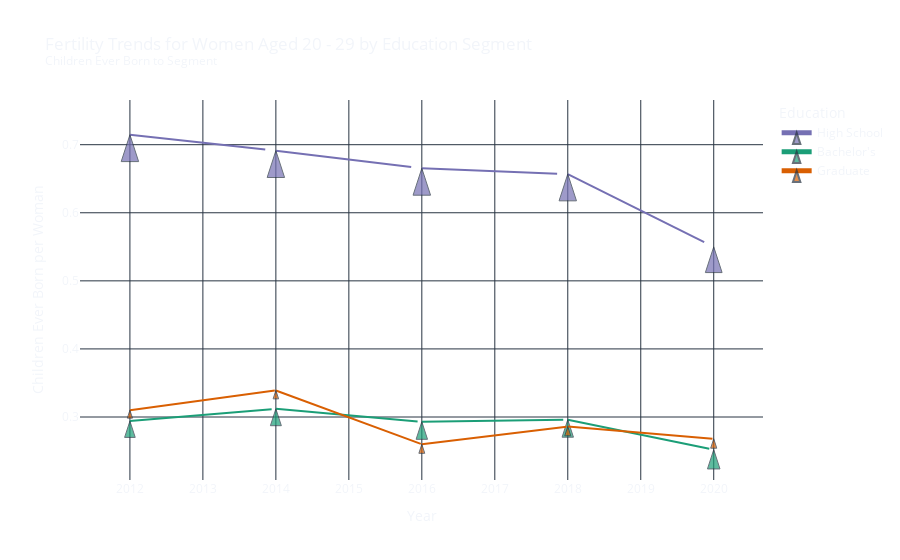
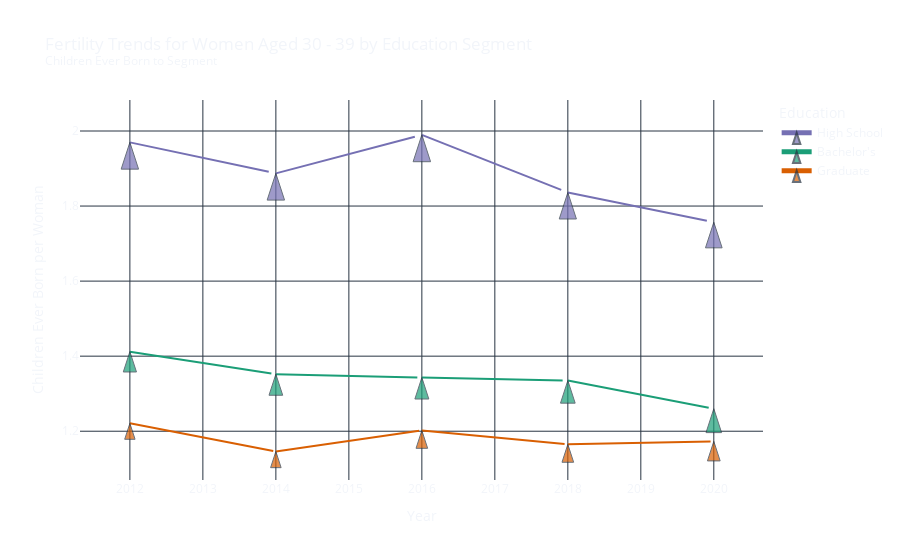
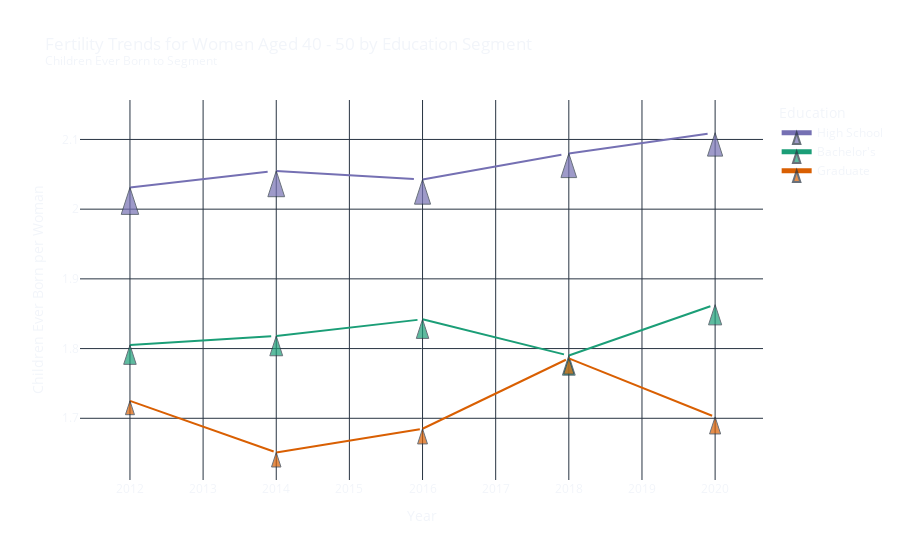
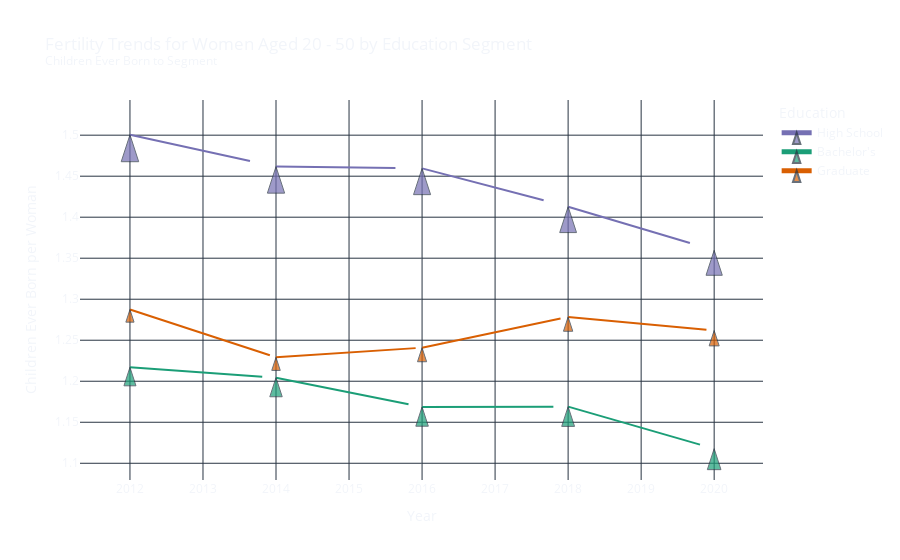

These figures' notebook cell, in order:
### Markdown cell above
# The Paradox

### Code cell
# Plot the birth rate for each age group and education segment

gdf = df.groupby(["Year", "Education"], as_index=False).agg({"Birth Rate": "sum", "Children Ever Born per Woman": "sum", "Total Women": "sum", "Total Children": "sum", "Total Births": "sum"})
gdf["Age Group"] = "20 - 50"
gdf = pd.concat([gdf, df])


for age_group in ["20 - 29", "30 - 39", "40 - 50", "20 - 50"]:
    fdf: pd.DataFrame = make_education_filtered_df(gdf[gdf["Age Group"] == age_group].copy())
    # Convert to millions
    fdf["Women (Millions)"] = fdf["Total Women"] / 1_000_000
    fdf["Children (Millions)"] = fdf["Total Children"] / 1_000_000

    fig = px.scatter(
        fdf,
        x="Year",
        y="Children Ever Born per Woman",
        color="Education",
        size="Women (Millions)",
        title=f"Fertility Trends for Women Aged {age_group} by Education Segment<br><sup>Children Ever Born to Segment</sup>",
        template="plotly_dark",
        hover_name="Education",
        hover_data={
            "Year": True,
            "Children (Millions)": ":.2f",
            "Women (Millions)": ":.2f",
        },
        color_discrete_sequence=colorbrewer.Dark2,           
    )
    # Update legend rank
    fig.for_each_trace(
        lambda trace: trace.update(
            legendrank=education_rank_order.index(trace.name)
        )
    )

    fig.update_layout(
        paper_bgcolor='rgba(0,0,0,0)',
        plot_bgcolor='rgba(0,0,0,0)',
        hovermode="x",
    )
    fig.update_traces(mode="markers+lines", marker=dict(symbol="arrow"))
    fig.show()
gdf

### Figure 1 — Plotly figure (JSON) as saved in the notebook; plotly's stock layout.template omitted (floating-point values rounded to 4 significant figures)
{"data": [{"customdata": [[1.293, 4.397], [1.465, 4.697], [1.494, 5.098], [1.495, 5.051], [1.547, 6.139]], "hovertemplate": "<b>%{hovertext}</b><br><br>Education=Bachelor's<br>Year=%{x}<br>Children Ever Born per Woman=%{y}<br>Women (Millions)=%{customdata[1]:.2f}<br>Children (Millions)=%{customdata[0]:.2f}<extra></extra>", "hovertext": ["Bachelor's", "Bachelor's", "Bachelor's", "Bachelor's", "Bachelor's"], "legendgroup": "Bachelor's", "legendrank": 1, "marker": {"color": "rgb(27,158,119)", "size": [4.397, 4.697, 5.098, 5.051, 6.139], "sizemode": "area", "sizeref": 0.0299, "symbol": "arrow"}, "mode": "markers+lines", "name": "Bachelor's", "orientation": "v", "showlegend": true, "type": "scatter", "x": [2012, 2014, 2016, 2018, 2020], "xaxis": "x", "y": [0.294, 0.312, 0.293, 0.296, 0.252], "yaxis": "y"}, {"customdata": [[0.3227, 1.041], [0.3973, 1.172], [0.3549, 1.365], [0.4058, 1.419], [0.3942, 1.471]], "hovertemplate": "<b>%{hovertext}</b><br><br>Education=Graduate<br>Year=%{x}<br>Children Ever Born per Woman=%{y}<br>Women (Millions)=%{customdata[1]:.2f}<br>Children (Millions)=%{customdata[0]:.2f}<extra></extra>", "hovertext": ["Graduate", "Graduate", "Graduate", "Graduate", "Graduate"], "legendgroup": "Graduate", "legendrank": 2, "marker": {"color": "rgb(217,95,2)", "size": [1.041, 1.172, 1.365, 1.419, 1.471], "sizemode": "area", "sizeref": 0.0299, "symbol": "arrow"}, "mode": "markers+lines", "name": "Graduate", "orientation": "v", "showlegend": true, "type": "scatter", "x": [2012, 2014, 2016, 2018, 2020], "xaxis": "x", "y": [0.31, 0.339, 0.26, 0.286, 0.268], "yaxis": "y"}, {"customdata": [[8.499, 11.89], [8.212, 11.88], [7.956, 11.96], [7.781, 11.85], [6.016, 10.94]], "hovertemplate": "<b>%{hovertext}</b><br><br>Education=High School<br>Year=%{x}<br>Children Ever Born per Woman=%{y}<br>Women (Millions)=%{customdata[1]:.2f}<br>Children (Millions)=%{customdata[0]:.2f}<extra></extra>", "hovertext": ["High School", "High School", "High School", "High School", "High School"], "legendgroup": "High School", "legendrank": 0, "marker": {"color": "rgb(117,112,179)", "size": [11.89, 11.88, 11.96, 11.85, 10.94], "sizemode": "area", "sizeref": 0.0299, "symbol": "arrow"}, "mode": "markers+lines", "name": "High School", "orientation": "v", "showlegend": true, "type": "scatter", "x": [2012, 2014, 2016, 2018, 2020], "xaxis": "x", "y": [0.7146, 0.6912, 0.6653, 0.6569, 0.5499], "yaxis": "y"}], "layout": {"hovermode": "x", "legend": {"itemsizing": "constant", "title": {"text": "Education"}, "tracegroupgap": 0}, "paper_bgcolor": "rgba(0,0,0,0)", "plot_bgcolor": "rgba(0,0,0,0)", "title": {"text": "Fertility Trends for Women Aged 20 - 29 by Education Segment<br><sup>Children Ever Born to Segment</sup>"}, "xaxis": {"anchor": "y", "domain": [0, 1], "title": {"text": "Year"}}, "yaxis": {"anchor": "x", "domain": [0, 1], "title": {"text": "Children Ever Born per Woman"}}}}

### Figure 2 — Plotly figure (JSON) as saved in the notebook; plotly's stock layout.template omitted (floating-point values rounded to 4 significant figures)
{"data": [{"customdata": [[6.579, 4.659], [6.791, 5.023], [6.994, 5.208], [7.708, 5.774], [8.143, 6.463]], "hovertemplate": "<b>%{hovertext}</b><br><br>Education=Bachelor's<br>Year=%{x}<br>Children Ever Born per Woman=%{y}<br>Women (Millions)=%{customdata[1]:.2f}<br>Children (Millions)=%{customdata[0]:.2f}<extra></extra>", "hovertext": ["Bachelor's", "Bachelor's", "Bachelor's", "Bachelor's", "Bachelor's"], "legendgroup": "Bachelor's", "legendrank": 1, "marker": {"color": "rgb(27,158,119)", "size": [4.659, 5.023, 5.208, 5.774, 6.463], "sizemode": "area", "sizeref": 0.02045, "symbol": "arrow"}, "mode": "markers+lines", "name": "Bachelor's", "orientation": "v", "showlegend": true, "type": "scatter", "x": [2012, 2014, 2016, 2018, 2020], "xaxis": "x", "y": [1.412, 1.352, 1.343, 1.335, 1.26], "yaxis": "y"}, {"customdata": [[3.513, 2.877], [3.394, 2.962], [4.326, 3.599], [4.227, 3.628], [5.076, 4.327]], "hovertemplate": "<b>%{hovertext}</b><br><br>Education=Graduate<br>Year=%{x}<br>Children Ever Born per Woman=%{y}<br>Women (Millions)=%{customdata[1]:.2f}<br>Children (Millions)=%{customdata[0]:.2f}<extra></extra>", "hovertext": ["Graduate", "Graduate", "Graduate", "Graduate", "Graduate"], "legendgroup": "Graduate", "legendrank": 2, "marker": {"color": "rgb(217,95,2)", "size": [2.877, 2.962, 3.599, 3.628, 4.327], "sizemode": "area", "sizeref": 0.02045, "symbol": "arrow"}, "mode": "markers+lines", "name": "Graduate", "orientation": "v", "showlegend": true, "type": "scatter", "x": [2012, 2014, 2016, 2018, 2020], "xaxis": "x", "y": [1.221, 1.146, 1.202, 1.165, 1.173], "yaxis": "y"}, {"customdata": [[15.95, 8.098], [15.26, 8.087], [16.28, 8.179], [14.5, 7.899], [13.0, 7.4]], "hovertemplate": "<b>%{hovertext}</b><br><br>Education=High School<br>Year=%{x}<br>Children Ever Born per Woman=%{y}<br>Women (Millions)=%{customdata[1]:.2f}<br>Children (Millions)=%{customdata[0]:.2f}<extra></extra>", "hovertext": ["High School", "High School", "High School", "High School", "High School"], "legendgroup": "High School", "legendrank": 0, "marker": {"color": "rgb(117,112,179)", "size": [8.098, 8.087, 8.179, 7.899, 7.4], "sizemode": "area", "sizeref": 0.02045, "symbol": "arrow"}, "mode": "markers+lines", "name": "High School", "orientation": "v", "showlegend": true, "type": "scatter", "x": [2012, 2014, 2016, 2018, 2020], "xaxis": "x", "y": [1.97, 1.887, 1.99, 1.836, 1.757], "yaxis": "y"}], "layout": {"hovermode": "x", "legend": {"itemsizing": "constant", "title": {"text": "Education"}, "tracegroupgap": 0}, "paper_bgcolor": "rgba(0,0,0,0)", "plot_bgcolor": "rgba(0,0,0,0)", "title": {"text": "Fertility Trends for Women Aged 30 - 39 by Education Segment<br><sup>Children Ever Born to Segment</sup>"}, "xaxis": {"anchor": "y", "domain": [0, 1], "title": {"text": "Year"}}, "yaxis": {"anchor": "x", "domain": [0, 1], "title": {"text": "Children Ever Born per Woman"}}}}

### Figure 3 — Plotly figure (JSON) as saved in the notebook; plotly's stock layout.template omitted (floating-point values rounded to 4 significant figures)
{"data": [{"customdata": [[9.669, 5.357], [10.22, 5.622], [9.728, 5.281], [9.949, 5.558], [10.99, 5.899]], "hovertemplate": "<b>%{hovertext}</b><br><br>Education=Bachelor's<br>Year=%{x}<br>Children Ever Born per Woman=%{y}<br>Women (Millions)=%{customdata[1]:.2f}<br>Children (Millions)=%{customdata[0]:.2f}<extra></extra>", "hovertext": ["Bachelor's", "Bachelor's", "Bachelor's", "Bachelor's", "Bachelor's"], "legendgroup": "Bachelor's", "legendrank": 1, "marker": {"color": "rgb(27,158,119)", "size": [5.357, 5.622, 5.281, 5.558, 5.899], "sizemode": "area", "sizeref": 0.02613, "symbol": "arrow"}, "mode": "markers+lines", "name": "Bachelor's", "orientation": "v", "showlegend": true, "type": "scatter", "x": [2012, 2014, 2016, 2018, 2020], "xaxis": "x", "y": [1.805, 1.818, 1.842, 1.79, 1.863], "yaxis": "y"}, {"customdata": [[4.764, 2.762], [5.047, 3.057], [5.611, 3.33], [6.403, 3.585], [7.142, 4.196]], "hovertemplate": "<b>%{hovertext}</b><br><br>Education=Graduate<br>Year=%{x}<br>Children Ever Born per Woman=%{y}<br>Women (Millions)=%{customdata[1]:.2f}<br>Children (Millions)=%{customdata[0]:.2f}<extra></extra>", "hovertext": ["Graduate", "Graduate", "Graduate", "Graduate", "Graduate"], "legendgroup": "Graduate", "legendrank": 2, "marker": {"color": "rgb(217,95,2)", "size": [2.762, 3.057, 3.33, 3.585, 4.196], "sizemode": "area", "sizeref": 0.02613, "symbol": "arrow"}, "mode": "markers+lines", "name": "Graduate", "orientation": "v", "showlegend": true, "type": "scatter", "x": [2012, 2014, 2016, 2018, 2020], "xaxis": "x", "y": [1.725, 1.651, 1.685, 1.786, 1.702], "yaxis": "y"}, {"customdata": [[21.23, 10.45], [19.79, 9.631], [18.07, 8.846], [17.49, 8.411], [16.65, 7.892]], "hovertemplate": "<b>%{hovertext}</b><br><br>Education=High School<br>Year=%{x}<br>Children Ever Born per Woman=%{y}<br>Women (Millions)=%{customdata[1]:.2f}<br>Children (Millions)=%{customdata[0]:.2f}<extra></extra>", "hovertext": ["High School", "High School", "High School", "High School", "High School"], "legendgroup": "High School", "legendrank": 0, "marker": {"color": "rgb(117,112,179)", "size": [10.45, 9.631, 8.846, 8.411, 7.892], "sizemode": "area", "sizeref": 0.02613, "symbol": "arrow"}, "mode": "markers+lines", "name": "High School", "orientation": "v", "showlegend": true, "type": "scatter", "x": [2012, 2014, 2016, 2018, 2020], "xaxis": "x", "y": [2.031, 2.055, 2.043, 2.08, 2.11], "yaxis": "y"}], "layout": {"hovermode": "x", "legend": {"itemsizing": "constant", "title": {"text": "Education"}, "tracegroupgap": 0}, "paper_bgcolor": "rgba(0,0,0,0)", "plot_bgcolor": "rgba(0,0,0,0)", "title": {"text": "Fertility Trends for Women Aged 40 - 50 by Education Segment<br><sup>Children Ever Born to Segment</sup>"}, "xaxis": {"anchor": "y", "domain": [0, 1], "title": {"text": "Year"}}, "yaxis": {"anchor": "x", "domain": [0, 1], "title": {"text": "Children Ever Born per Woman"}}}}

### Figure 4 — Plotly figure (JSON) as saved in the notebook; plotly's stock layout.template omitted (floating-point values rounded to 4 significant figures)
{"data": [{"customdata": [[17.54, 14.41], [18.48, 15.34], [18.22, 15.59], [19.15, 16.38], [20.68, 18.5]], "hovertemplate": "<b>%{hovertext}</b><br><br>Education=Bachelor's<br>Year=%{x}<br>Children Ever Born per Woman=%{y}<br>Women (Millions)=%{customdata[1]:.2f}<br>Children (Millions)=%{customdata[0]:.2f}<extra></extra>", "hovertext": ["Bachelor's", "Bachelor's", "Bachelor's", "Bachelor's", "Bachelor's"], "legendgroup": "Bachelor's", "legendrank": 1, "marker": {"color": "rgb(27,158,119)", "size": [14.41, 15.34, 15.59, 16.38, 18.5], "sizemode": "area", "sizeref": 0.07611, "symbol": "arrow"}, "mode": "markers+lines", "name": "Bachelor's", "orientation": "v", "showlegend": true, "type": "scatter", "x": [2012, 2014, 2016, 2018, 2020], "xaxis": "x", "y": [1.217, 1.204, 1.169, 1.169, 1.118], "yaxis": "y"}, {"customdata": [[8.6, 6.68], [8.839, 7.191], [10.29, 8.294], [11.04, 8.632], [12.61, 9.994]], "hovertemplate": "<b>%{hovertext}</b><br><br>Education=Graduate<br>Year=%{x}<br>Children Ever Born per Woman=%{y}<br>Women (Millions)=%{customdata[1]:.2f}<br>Children (Millions)=%{customdata[0]:.2f}<extra></extra>", "hovertext": ["Graduate", "Graduate", "Graduate", "Graduate", "Graduate"], "legendgroup": "Graduate", "legendrank": 2, "marker": {"color": "rgb(217,95,2)", "size": [6.68, 7.191, 8.294, 8.632, 9.994], "sizemode": "area", "sizeref": 0.07611, "symbol": "arrow"}, "mode": "markers+lines", "name": "Graduate", "orientation": "v", "showlegend": true, "type": "scatter", "x": [2012, 2014, 2016, 2018, 2020], "xaxis": "x", "y": [1.287, 1.229, 1.241, 1.278, 1.262], "yaxis": "y"}, {"customdata": [[45.68, 30.44], [43.26, 29.6], [42.3, 28.98], [39.78, 28.16], [35.67, 26.23]], "hovertemplate": "<b>%{hovertext}</b><br><br>Education=High School<br>Year=%{x}<br>Children Ever Born per Woman=%{y}<br>Women (Millions)=%{customdata[1]:.2f}<br>Children (Millions)=%{customdata[0]:.2f}<extra></extra>", "hovertext": ["High School", "High School", "High School", "High School", "High School"], "legendgroup": "High School", "legendrank": 0, "marker": {"color": "rgb(117,112,179)", "size": [30.44, 29.6, 28.98, 28.16, 26.23], "sizemode": "area", "sizeref": 0.07611, "symbol": "arrow"}, "mode": "markers+lines", "name": "High School", "orientation": "v", "showlegend": true, "type": "scatter", "x": [2012, 2014, 2016, 2018, 2020], "xaxis": "x", "y": [1.5, 1.462, 1.459, 1.413, 1.36], "yaxis": "y"}], "layout": {"hovermode": "x", "legend": {"itemsizing": "constant", "title": {"text": "Education"}, "tracegroupgap": 0}, "paper_bgcolor": "rgba(0,0,0,0)", "plot_bgcolor": "rgba(0,0,0,0)", "title": {"text": "Fertility Trends for Women Aged 20 - 50 by Education Segment<br><sup>Children Ever Born to Segment</sup>"}, "xaxis": {"anchor": "y", "domain": [0, 1], "title": {"text": "Year"}}, "yaxis": {"anchor": "x", "domain": [0, 1], "title": {"text": "Children Ever Born per Woman"}}}}
